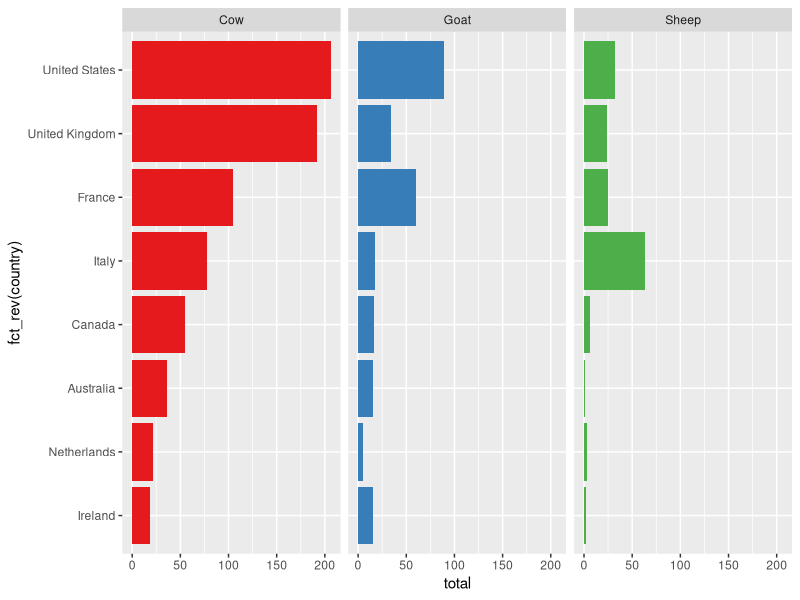

Write R code to recreate this figure. (Note: this script raises an error after producing the figure.)
## ---- chunk 1
#| label: load-clean-data
#| warning: false
#| message: false

library(tidyverse)

# Load the full data
cheeses_raw <- read_csv("data/cheeses.csv")

# The milk and country columns contain multiple values, like "cow, goat" and 
# "Italy, France". separate_longer_delim() splits those into separate rows 
# based on the ",", so that "cow, goat" would turn into one row for cow and one 
# for goat, and so on
cheeses <- cheeses_raw |> 
  separate_longer_delim(milk, delim = ", ") |> 
  separate_longer_delim(country, delim = ", ") |> 
  # Technically England, Scotland, GB, and the UK are all different things, but
  # for the sake of visualization, we can lump them all together
  mutate(country = case_match(country,
    "England" ~ "United Kingdom",
    "Great Britain" ~ "United Kingdom",
    "Scotland" ~ "United Kingdom",
    .default = country
  ))

# Find the most common milk types
top_milk_types <- cheeses |> 
  group_by(milk) |> 
  summarize(total = n()) |> 
  filter(total > 100)

# Find the most common countries
top_countries <- cheeses |> 
  group_by(country) |> 
  summarize(total = n()) |> 
  filter(total > 30)

# Calculate the number of milk types across the most common countries
cheeses_milk_country <- cheeses |> 
  filter(milk %in% top_milk_types$milk, country %in% top_countries$country) |> 
  group_by(milk, country) |> 
  summarize(total = n()) |> 
  ungroup() |> 
  # Capitalize the milk types
  mutate(milk = str_to_title(milk)) |> 
  # Sort by country and milk type and lock in the order for better plotting 
  arrange(desc(total), milk) |> 
  mutate(across(c(country, milk), \(x) fct_inorder(x)))
cheeses_milk_country
## ---- chunk 2
base_plot <- ggplot(
  cheeses_milk_country,
  aes(x = total, y = fct_rev(country), fill = milk)
) +
  geom_col() +
  guides(fill = "none") +
  # These colors come from ColorBrewer 2:
  # https://colorbrewer2.org/#type=qualitative&scheme=Set1&n=3
  scale_fill_brewer(palette = "Set1") +
  facet_wrap(vars(milk))
base_plot
## ---- chunk 3
#| label: recreate-me-1
#| message: false
#| echo: false

knitr::include_graphics("images/recreate-me-plot-1-1.png")
## ---- chunk 4
#| label: recreation-plot-1

# Do stuff here
## ---- chunk 5
#| label: ugly-extension

# Do stuff here

base_plot +
  theme()
